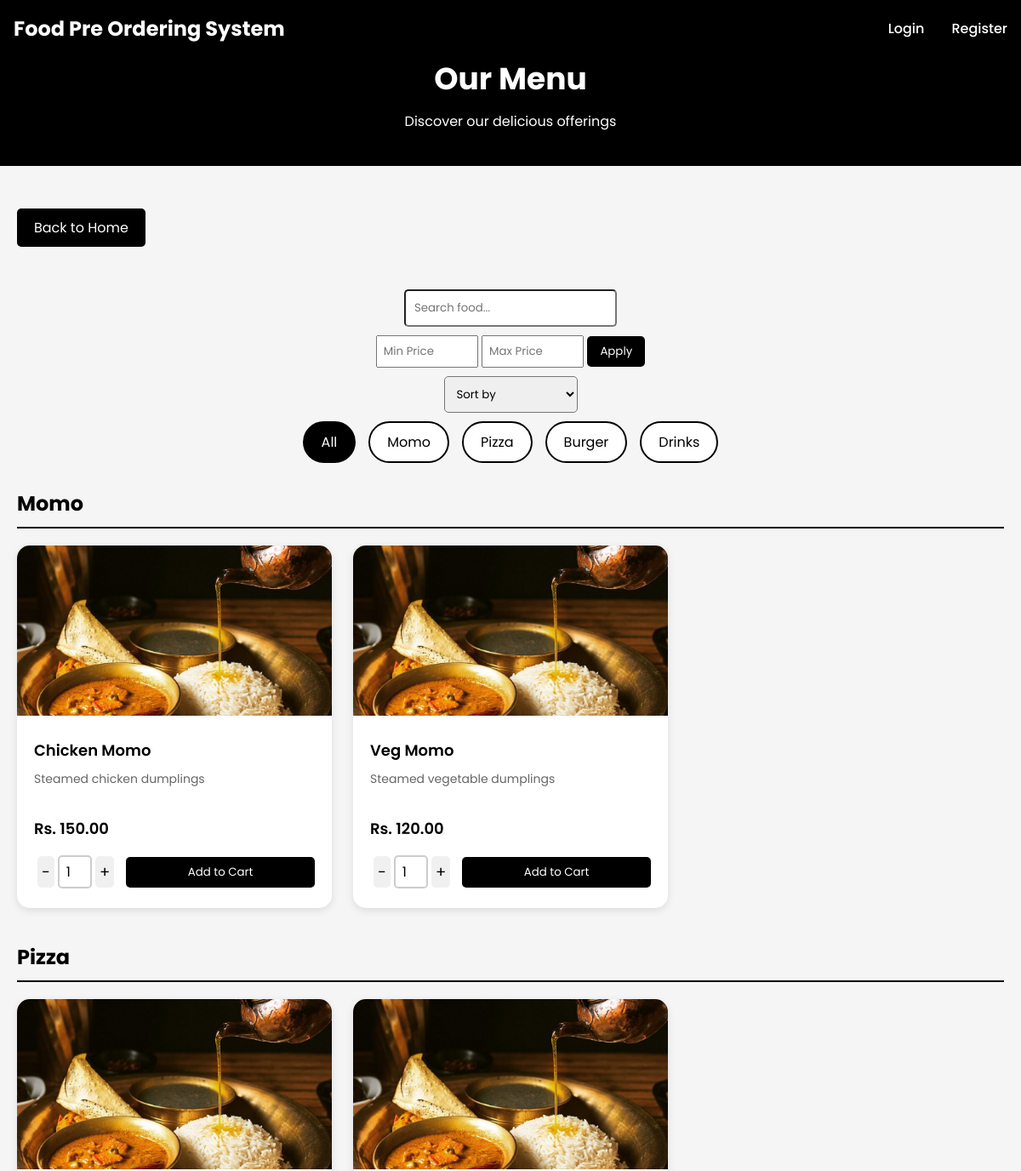
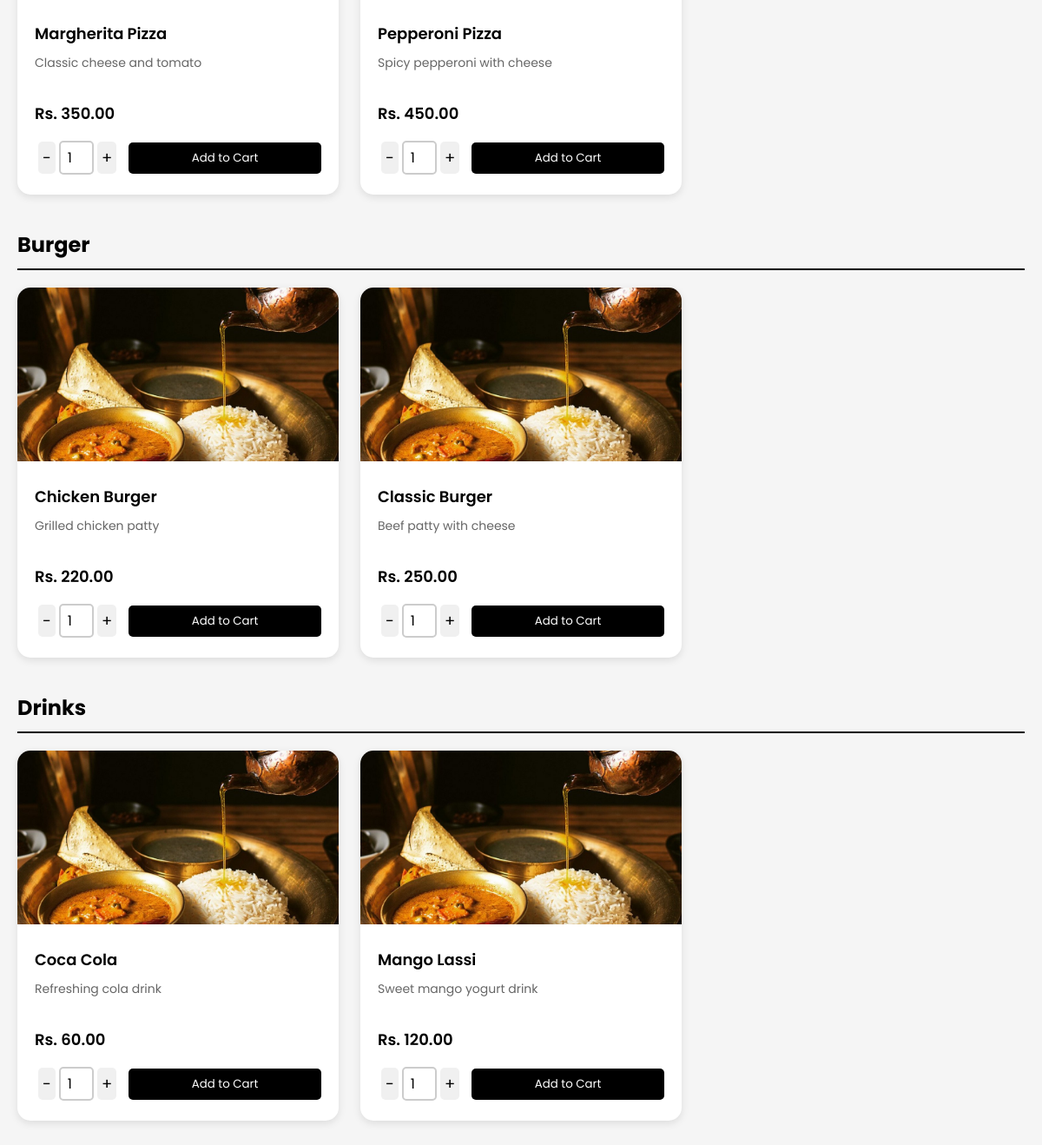
The app's page /menu.php, older data (2 pictures, top to bottom).
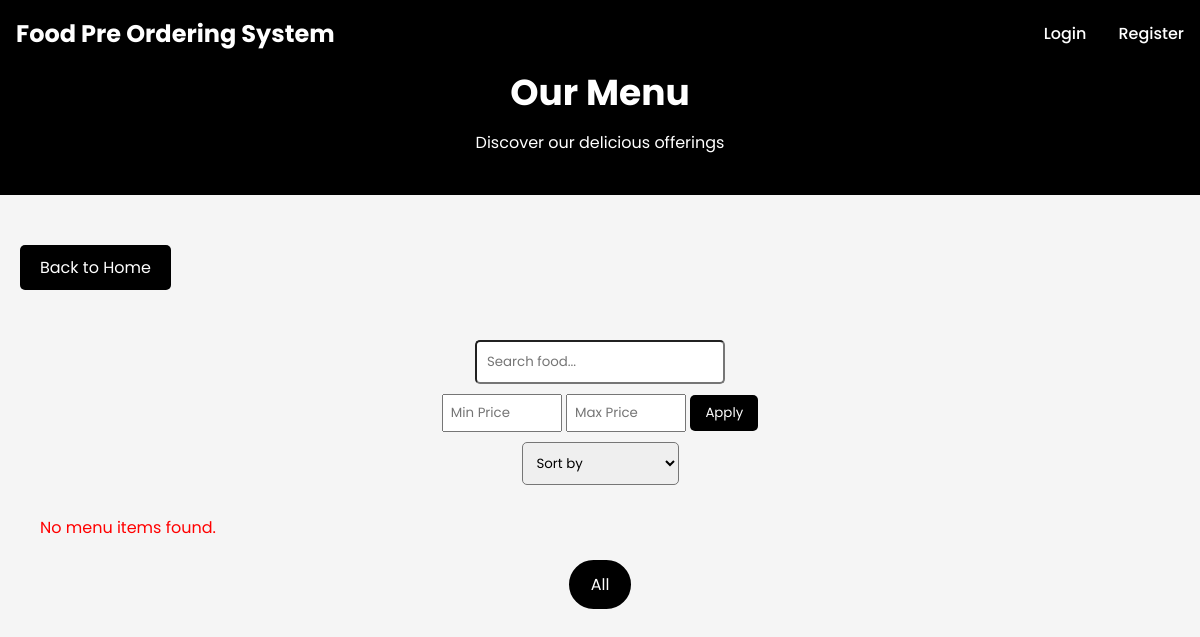
The same page, newer data.
### tables this page shows
CREATE TABLE  categories (
    id INT PRIMARY KEY AUTO_INCREMENT,
    name VARCHAR(50) NOT NULL,
    description TEXT,
    status BOOLEAN DEFAULT TRUE
);

CREATE TABLE  menu_items (
    id INT PRIMARY KEY AUTO_INCREMENT,
    category_id INT,
    name VARCHAR(100) NOT NULL,
    description TEXT,
    price DECIMAL(10,2) NOT NULL,
    image VARCHAR(255),
    status BOOLEAN DEFAULT TRUE,
    created_at TIMESTAMP DEFAULT CURRENT_TIMESTAMP,
    FOREIGN KEY (category_id) REFERENCES categories(id)
);

### menu.php (the view, shortened to what this page needs)
<?php
include 'config/db.php';
$cat_sql = "SELECT * FROM categories WHERE status = 1";
$categories = $conn->query($cat_sql);
$menu_sql = "SELECT m.*, c.name as category_name
FROM menu_items m
JOIN categories c ON m.category_id = c.id
WHERE c.status = 1
ORDER BY c.id, m.name";
$menu_items = $conn->query($menu_sql);
$menu_by_category = [];
while($item = $menu_items->fetch_assoc()) {
$menu_by_category[$item['category_name']][] = $item;
}
?>
<!DOCTYPE html>
<html>
<head>
    <link rel="stylesheet" href="https://cdnjs.cloudflare.com/ajax/libs/font-awesome/5.15.4/css/all.min.css">
</head>
<body>
    <div>
        <nav class="navbar">
        <div class="nav-container">
            <a href="index.php" class="logo">Food Pre Ordering System</a>
            <div class="nav-links">
                <?php if(isset($_SESSION['user_id'])): ?>
                    <a href="order_history.php">My Orders</a>
                    <a href="logout.php">Logout</a>
                    <a href="cart.php" class="cart-icon">
                        <i class="fas fa-shopping-cart" style="color: white; font-family: 'Font Awesome 5 Free'; font-weight: 900;"></i>
                        <?php if(isset($_SESSION['cart']) && count($_SESSION['cart']) > 0): ?>
                            <span class="cart-count"><?php echo array_sum($_SESSION['cart']); ?></span>
                        <?php endif; ?>
                    </a>
                <?php else: ?>
                    <a href="login.php">Login</a>
                    <a href="register.php">Register</a>
                <?php endif; ?>
            </div>
        </div>
    </nav>
    </div> <br>
<div class="menu-header">
<h1>Our Menu</h1>
<p>Discover our delicious offerings</p>
</div>
<a href="index.php" class="back-btn">Back to Home</a>
<div class="container">
    <input type="text" id="searchBox" onkeyup="searchMenu()" placeholder="Search food..."
style="padding:10px; width:250px; display:block; margin:10px auto; border-radius:5px;">
 <div style="text-align:center; margin:10px 0;">
    <input type="number" id="minPrice" placeholder="Min Price" style="padding:7px; width:120px;">
    <input type="number" id="maxPrice" placeholder="Max Price" style="padding:7px; width:120px;">
    <button onclick="filterPrice()" style="padding:8px 15px; background:black; color:white; border:none; border-radius:5px;">
        Apply
    </button>
</div>
 <select id="sortOption" onchange="sortItems()"
style="padding:10px; border-radius:5px; display:block; margin:10px auto;">
    <option value="">Sort by</option>
</select>
<?php
if (empty($menu_by_category)) {
echo '<div style="color: red; padding: 20px;">No menu items found.</div>';
}
?>
<div class="category-tabs">
<div class="category-tab active" onclick="filterCategory('all')">All</div>
<?php while($category = $categories->fetch_assoc()): ?>
<div class="category-tab" onclick="filterCategory('<?php echo $category['name']; ?>')">
<?php echo $category['name']; ?>
</div>
<?php endwhile; ?>
</div>
<?php foreach($menu_by_category as $category => $items): ?>
<div class="category-section" data-category="<?php echo $category; ?>">
<h2 class="category-title"><?php echo $category; ?></h2>
<div class="menu-grid">
<?php foreach($items as $item): ?>
<div class="menu-item">
<?php
$image_path = !empty($item['image'])
? "Uploads/menu/" . $item['image']
: "assets/images/default-food.jpg";
if (!empty($item['image']) && !file_exists($image_path)) {
$image_path = "assets/images/default-food.jpg";
}
?>
<img src="<?php echo htmlspecialchars($image_path); ?>"
alt="<?php echo htmlspecialchars($item['name']); ?>"
onerror="this.src='assets/images/default-food.jpg'">
<div class="item-info">
<h3 class="item-name"><?php echo $item['name']; ?></h3>
<p class="item-description"><?php echo $item['description']; ?></p>
<div class="item-price">Rs. <?php echo number_format($item['price'], 2); ?></div>
<form class="add-to-cart-form" onsubmit="return addToCart(this, event)">
<div class="selector">
<button type="button" class="quantity-btn" onclick="decrementQuantity(this)">-</button>
<input type="number" class="quantity" name="quantity" value="1" min="1" max="15">
<button type="button" class="quantity-btn" onclick="incrementQuantity(this)">+</button>
</div>
<button type="submit" class="add-to-cart-btn">Add to Cart</button>
</form>
</div>
</div>
<?php endforeach; ?>
</div>
</div>
<?php endforeach; ?>
</div>
</body>
</html>

### menu.php (style rules this page uses)
* { margin: 0; padding: 0; box-sizing: border-box; font-family: 'Poppins', sans-serif; }
body { background-color: #f5f5f5; }
.back-btn { display: inline-block; padding: 10px 20px; background: #000; color: white; text-decoration: none; border-radius: 5px; margin: 20px; }
.container { max-width: 1200px; margin: 0 auto; padding: 20px; }
.logo { color: #fff; text-decoration: none; font-size: 1.5rem; font-weight: bold; }
.menu-header { text-align: center; padding: 40px 0; background-color: #000; color: #fff; margin-bottom: 30px; }
.menu-header h1 { font-size: 36px; margin-bottom: 10px; }
.category-tabs { display: flex; justify-content: center; gap: 15px; margin-bottom: 30px; flex-wrap: wrap; }
.category-tab { padding: 10px 20px; background-color: #fff; border: 2px solid #000; border-radius: 25px; cursor: pointer; transition: all 0.3s ease; }
.category-tab:hover, .category-tab.active { background-color: #000; color: #fff; }
.navbar { background: #000; padding: 1rem; position: fixed; width: 100%; top: 0; z-index: 1000; height: 70px; }
.nav-container { max-width: 1200px; margin: 0 auto; display: flex; justify-content: space-between; align-items: center; }
.nav-links { display: flex; gap: 2rem; }
.nav-links a { color: #fff; text-decoration: none; font-weight: 500; transition: color 0.3s ease; }
.category-section { margin-bottom: 40px; }
.category-title { font-size: 24px; margin-bottom: 20px; padding-bottom: 10px; border-bottom: 2px solid #000; }
.menu-grid { display: grid; grid-template-columns: repeat(auto-fill, minmax(280px, 1fr)); gap: 25px; margin-bottom: 30px; }
.menu-item { background: #fff; border-radius: 15px; overflow: hidden; box-shadow: 0 3px 10px rgba(0,0,0,0.1); transition: transform 0.3s ease; }
.menu-item img { width: 100%; height: 200px; object-fit: cover; }
.item-info { padding: 20px; }
.item-name { font-size: 18px; font-weight: 600; margin-bottom: 10px; }
.item-description { color: #666; font-size: 14px; margin-bottom: 15px; height: 40px; overflow: hidden; }
.item-price { font-weight: 600; color: #000; font-size: 18px; margin-bottom: 15px; }
.add-to-cart-form { display: flex; gap: 10px; align-items: center; }
.selector { display: flex; align-items: center; }
.selector .quantity-btn { padding: 5px; margin: 4px; border: none; border-radius: 5px; cursor: pointer; font-size: 18px; background-color: #f0f0f0; }
.selector input { width: 40px; text-align: center; padding: 5px; font-size: 16px; border: 2px solid #ccc; border-radius: 5px; }
.add-to-cart-btn { flex: 1; padding: 8px; background-color: #000; color: #fff; border: none; border-radius: 5px; cursor: pointer; transition: background-color 0.3s ease; }

Row changes from the older to the newer data that the page shows:
removed categories: name "Momo"
removed categories: name "Pizza"
removed categories: name "Burger"
removed categories: name "Drinks"
removed menu_items: name "Chicken Momo", description "Steamed chicken dumplings", price "150.00", shown under "Momo"
removed menu_items: name "Veg Momo", description "Steamed vegetable dumplings", price "120.00", shown under "Momo"
removed menu_items: name "Margherita Pizza", description "Classic cheese and tomato", price "350.00", shown under "Pizza"
removed menu_items: name "Pepperoni Pizza", description "Spicy pepperoni with cheese", price "450.00", shown under "Pizza"
removed menu_items: name "Chicken Burger", description "Grilled chicken patty", price "220.00", shown under "Burger"
removed menu_items: name "Classic Burger", description "Beef patty with cheese", price "250.00", shown under "Burger"
removed menu_items: name "Coca Cola", description "Refreshing cola drink", price "60.00", shown under "Drinks"
removed menu_items: name "Mango Lassi", description "Sweet mango yogurt drink", price "120.00", shown under "Drinks"
Text that changed along with them:
text now shown: "No menu items found."
list line gone: "Momo"
list line gone: "Pizza"
list line gone: "Burger"
list line gone: "Drinks"
